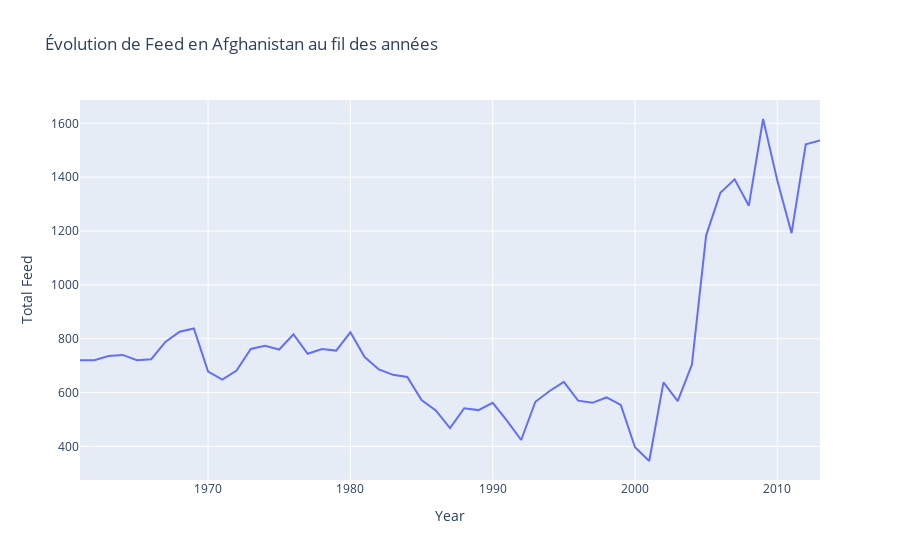

Notebook code cell kept with this figure:
### Markdown cell above
Nous pouvons constater que l'ensemble des données manquantes se situent entre 1961 et 1991.
Pour la plupart des pays, le manque de données s'explique par le fait que ces pays n'existaient pas à cette époque. Ils ont été crées après la Guerre Froide. C'est le cas pour: Arménie, Azerbaïdjan, Bielorussie, Bosnie Hezégovine, Croatie, République Tchèque, Georgie, Kazakhstan, Monténégro, Moldavie, Serbie, Slovaquie, Slovenie, Tadjikistan, Ancienne République de Macédoine, Turkménistan, Ukraine et Ouzbékistan. 
Pour les autres pays, le manque de données s'explique par le fait qu'ils étaient sous développés sur cette période là ou encore par la présence de guerres sur le territoire ou le fait qu'ils étaient indéxés à d'autre pays.

### Code cell
afghanistan_feed_data = dataframe[(dataframe['Area'] == 'Afghanistan') & (dataframe['Element'] == 'Feed')]
id_columns = afghanistan_feed_data.columns[:10]

afghanistan_feed_data = pd.melt(afghanistan_feed_data, id_vars=id_columns, var_name='Year', value_name='Value')

afghanistan_feed_data['Year'] = afghanistan_feed_data['Year'].str.extract('(\d+)').astype(float)

feed_data = afghanistan_feed_data[afghanistan_feed_data['Element'] == 'Feed']

summary_by_year = feed_data.groupby('Year')['Value'].sum()

df_plot = pd.DataFrame({'Year': summary_by_year.index, 'Total Feed': summary_by_year.values})

fig = px.line(df_plot, x='Year', y='Total Feed', title='Évolution de Feed en Afghanistan au fil des années')
fig.show()

### Figure 1 — Plotly figure (JSON) as saved in the notebook; plotly's stock layout.template omitted (floating-point values rounded to 4 significant figures)
{"data": [{"hovertemplate": "Year=%{x}<br>Total Feed=%{y}<extra></extra>", "legendgroup": "", "line": {"color": "#636efa", "dash": "solid"}, "marker": {"symbol": "circle"}, "mode": "lines", "name": "", "orientation": "v", "showlegend": false, "type": "scatter", "x": [1961, 1962, 1963, 1964, 1965, 1966, 1967, 1968, 1969, 1970, 1971, 1972, 1973, 1974, 1975, 1976, 1977, 1978, 1979, 1980, 1981, 1982, 1983, 1984, 1985, 1986, 1987, 1988, 1989, 1990, 1991, 1992, 1993, 1994, 1995, 1996, 1997, 1998, 1999, 2000, 2001, 2002, 2003, 2004, 2005, 2006, 2007, 2008, 2009, 2010, 2011, 2012, 2013], "xaxis": "x", "y": [720, 720, 736, 740, 720, 724, 788, 826, 838, 678, 648, 682, 762, 774, 760, 816, 744, 762, 756, 824, 732, 686, 666, 658, 572, 534, 468, 542, 535, 562, 496, 424, 566, 606, 640, 570, 562, 582, 554, 397, 346, 638, 568, 704, 1184, 1342, 1392, 1294, 1616, 1388, 1192, 1522, 1536], "yaxis": "y"}], "layout": {"legend": {"tracegroupgap": 0}, "title": {"text": "Évolution de Feed en Afghanistan au fil des années"}, "xaxis": {"anchor": "y", "domain": [0, 1], "title": {"text": "Year"}}, "yaxis": {"anchor": "x", "domain": [0, 1], "title": {"text": "Total Feed"}}}}
